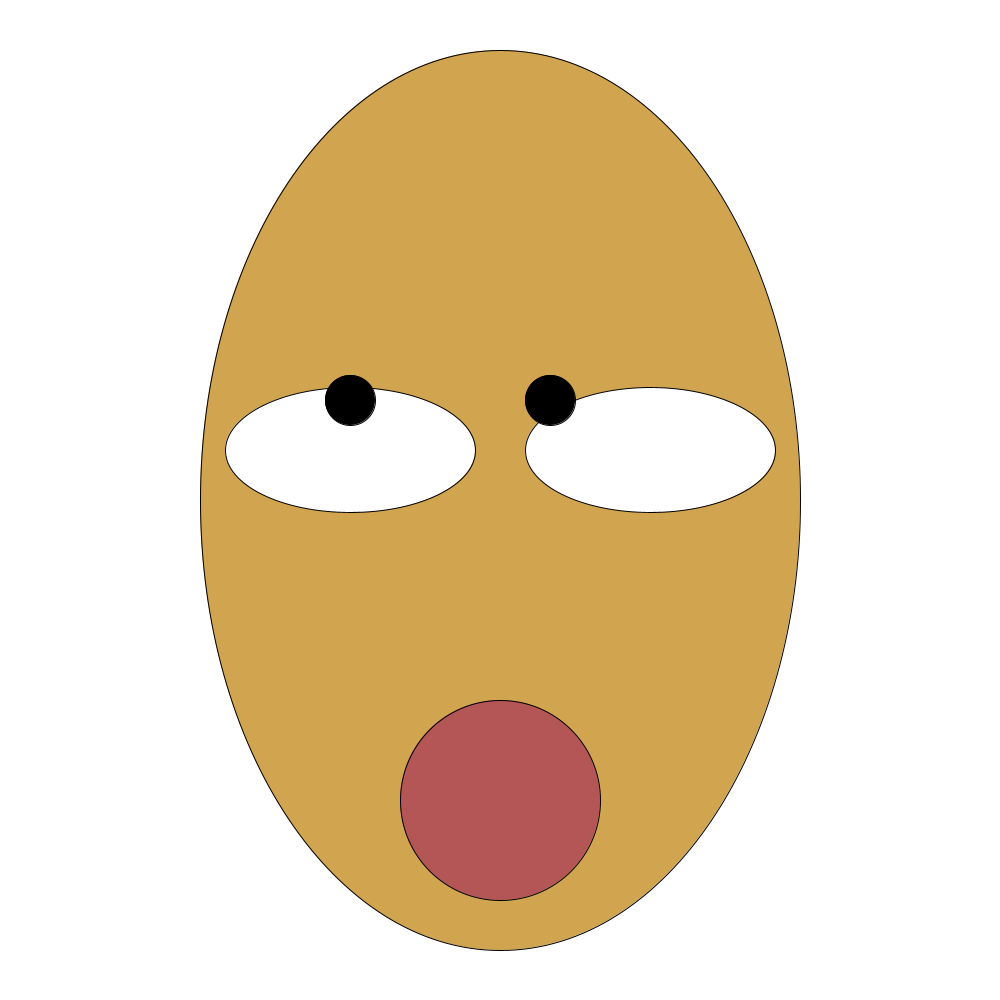
Frame 1 (no input)
Frame 60 (the mouse pressed at the canvas centre just before this capture): identical to frame 1, image omitted
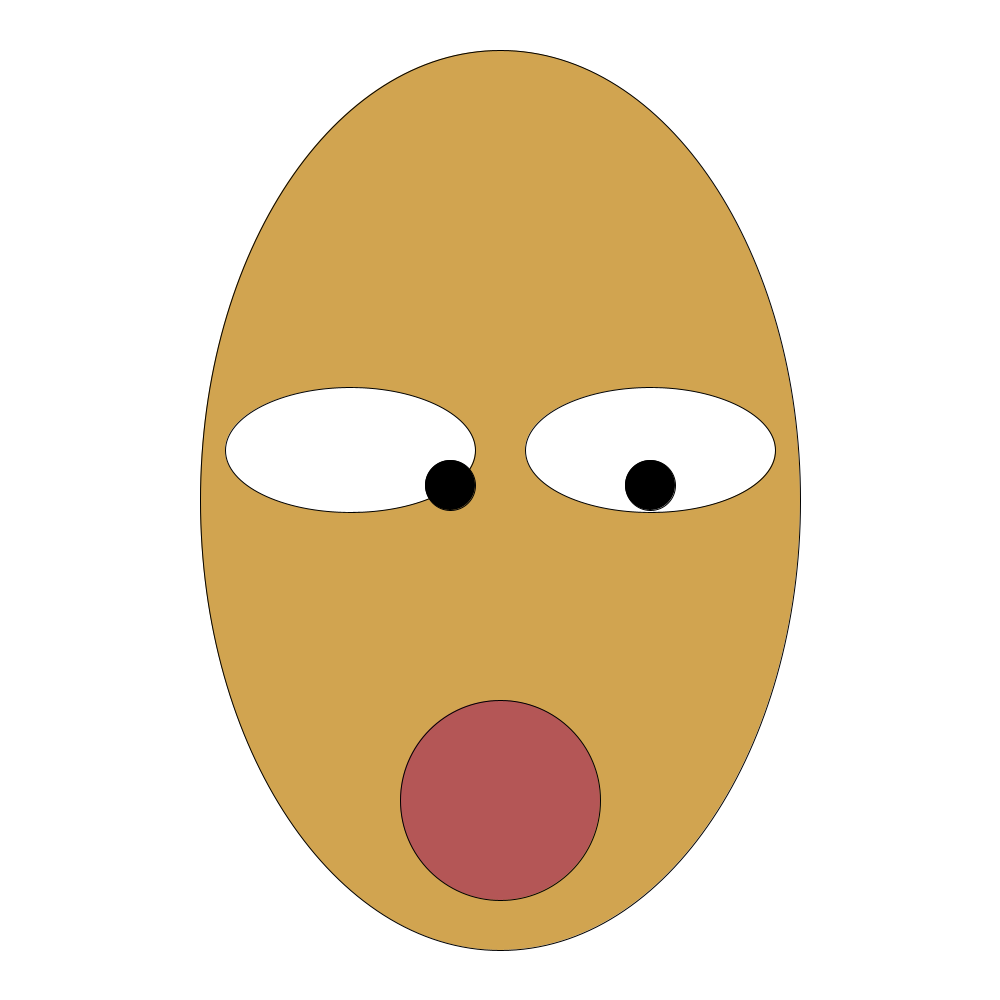
Frame 120 (the mouse held since frame 60 and released just before this capture)

The Processing sketch that drew these frames (run headless with seeded random() and noise(); from frame 60 on, the mouse is pressed at the canvas centre):

// Processing sketch: Googly_Eyes_Instructions_Processing_pdf
// ── Googly_Eyes_Instructions_Processing_pdf.pde
void setup(){
 size(1000,1000); 
  
  
  
  
  
}
void draw(){
  background(255,255,255);
  fill(209,164,80);
  ellipse(500,500,600,900);
    fill(255,255,255);
  ellipse(350,450,250,125);
  ellipse(650,450,250,125);
  fill(0,0,0);

  if(mouseX<=350){mouseX = 350;
  }
  
  if(mouseX>=450){mouseX = 450;
  }
  
  if(mouseY<=400){mouseY = 400;
  }
  
  if(mouseY>=485){mouseY = 485;
  }
 
  ellipse(mouseX,mouseY,50,50);
  ellipse(mouseX+200,mouseY,50,50);
  fill(180,86,86);
  ellipse(500,800,200,200);
  
}
